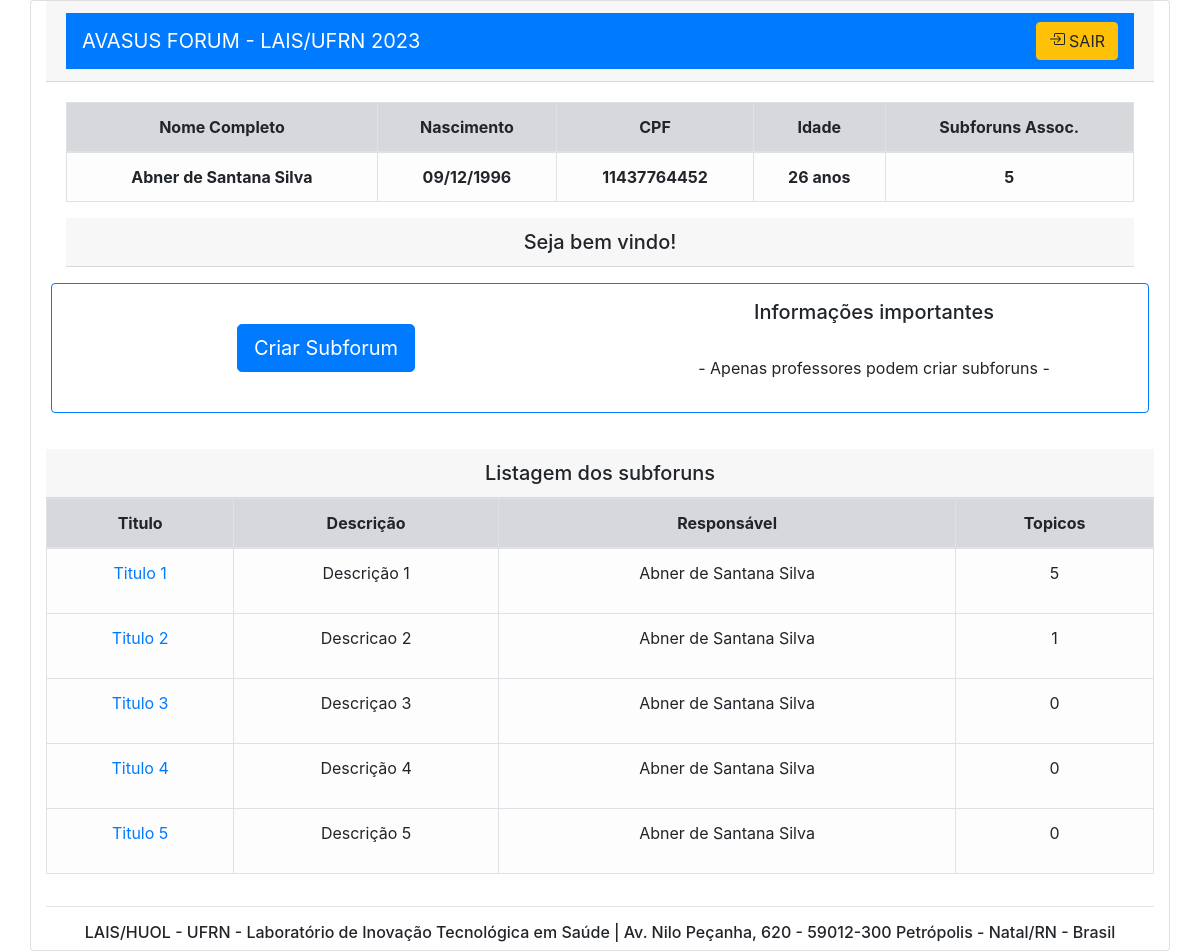
Page /pag-inicial (signed in) on the committed database.
### forum/models.py (models this page shows, shortened)
class CustomUser(AbstractUser):
    username = None
    nome_completo = models.CharField(max_length=60, default=' ')
    nome_social = models.CharField(max_length=50, default=' ')
    cpf = models.CharField(primary_key=True,  max_length=11)
    nasc = models.DateField(default=timezone.now)
    estado = models.CharField(max_length=2, default=' ')
    cidade = models.CharField(max_length=50, default=' ')
    TIPO_USUARIO = (
        ("PROF", "Professor"),
        ("ALU", "Aluno"),
    )
    perfil = models.CharField(choices=TIPO_USUARIO, max_length=4, default='ALU')
    objects = UserManager()
    USERNAME_FIELD = 'cpf'
    REQUIRED_FIELDS = []

class Subforum(models.Model):
    cod_subforum = models.AutoField(primary_key=True)
    autor = models.ForeignKey(CustomUser, on_delete=models.CASCADE)
    nome_autor = models.CharField(max_length=50, default=' ')
    cat_subforum = models.ForeignKey(Categoria, on_delete=models.CASCADE)
    nome_social = models.CharField(max_length=50, default=' ')
    titulo = models.CharField(max_length=120, default=' ')
    descricao = models.CharField(max_length=512, default=' ')
    data_criacao = models.DateTimeField(default=timezone.now)
    ESTADO = (
        ("ATV", "Ativado"),
        ("TRC", "Trancado"),
    )
    estado = models.CharField(choices=ESTADO, max_length=4, default='ATV')

### forum/views.py (the view, shortened to what this page needs)
# urls.py: path('pag-inicial', pag_inicial, name='pag-inicial'),
def pag_inicial(request):
    if request.user.is_authenticated == True:
        cpf = request.user.cpf
        nome = request.user.nome_completo
        nasc = CustomUser.objects.filter(cpf=cpf).values_list('nasc')
        dias_ano = 365.2425
        idade = int((datetime.date.today() - nasc[0][0]).days / dias_ano)
        perfil =  CustomUser.objects.filter(cpf=cpf).values_list('perfil')
        if  perfil[0][0] == 'ALU':
            bloquear = 'disabled'
        else:
            bloquear=''
        _cpf = CustomUser.objects.filter(cpf=cpf)
        subforuns_assoc = len(Subforum.objects.filter(autor=_cpf[0]))
        subforums = list(Subforum.objects.filter(autor_id=_cpf[0]).values_list('titulo','descricao', 'nome_autor','cod_subforum', 'nome_autor'))
        topicos = list((Topico.objects.values('cod_subforum').annotate(dcount=Count('cod_subforum'))))
        listagem_subforums = []
        for titulo, descricao, autor, cod_subforum, nome_autor in subforums:
            for n in topicos:
                if cod_subforum == n['cod_subforum']:
                    listagem_subforums.append((titulo, descricao,autor,cod_subforum,n['dcount']))
            if listagem_subforums[-1][3] != cod_subforum:
                listagem_subforums.append((titulo, descricao,autor,cod_subforum,0))
        context = {
            'cpf' : str(cpf),
            'nome' : str(nome),
            'idade' : str(idade),
            'nasc' : nasc[0][0],
            'bloquear' : bloquear,
            'subforuns_assoc' : subforuns_assoc,
            'listagem_subforums' : listagem_subforums
        }
        return render(request, "pag-inicial.html", context)
    else:
        return redirect('/') # se nao autenticado redireciona pra login

### forum/templates/pag-inicial.html (shortened to what this page needs)
<!DOCTYPE html>
<html lang="pt-br">
  <head>
    <link
    href="//maxcdn.bootstrapcdn.com/bootstrap/4.0.0/css/bootstrap.min.css"
    rel="stylesheet"
    id="bootstrap-css"
  />
  <link rel="stylesheet" href="https://cdn.jsdelivr.net/npm/bootstrap-icons@1.8.1/font/bootstrap-icons.css">
  </head>
  <body>
      <div class="text-center text-lg-start ">
        <form action="" method="POST">
          <div class="card container ">
            <div class="card-header">
              <nav class="navbar navbar-dark bg-primary">
                <a class="navbar-brand" href="#">AVASUS FORUM - LAIS/UFRN 2023 </a>
                <form class="form-inline my-2 my-lg-0">
                  <a href="{% url 'logout' %}" class=" btn btn-warning ">
                    SAIR</a>
                </form>
              </nav>
            </div>
            <div class="card-body ">
              <table class="table table-bordered  table-hover ">
                <thead class="table-light">
                  <tr>
                    <td class="table-secondary"><b>Nome Completo</b></td>
                    <td class="table-secondary"><b>Nascimento</b></td>
                    <td class="table-secondary"><b>CPF</b></td>
                    <td class="table-secondary"><b>Idade</b></td>
                    <td class="table-secondary"><b>Subforuns Assoc.</b></td>
                  </tr>
                </thead>
                <tbody>
                  <tr>
                    <td class="table-light"><b>{{nome}}</b></td>
                    <td class="table-light"><b>{{nasc | date:"d/m/Y"}}</b></td>
                    <td class="table-light"><b>{{cpf}}</b></td>
                    <td class="table-light"><b>{{idade}} anos</b></td>
                    <td class="table-light"><b> {{subforuns_assoc}} </b></td>
                  </tr>
                </tbody>
              </table>
              <div class="card-header h5">
                Seja bem vindo!
              </div>
            <div class="row border border-primary rounded py-3 my-3">
              <div class="col-sm  ">
<br>
<button  type="button" class="btn btn-primary btn-lg" data-toggle="modal" data-target="#exampleModalCenter" {{bloquear}}>
  Criar Subforum
</button>
      </form>
      </div>
                <br>
              <div class="col-sm">
                <p class="h5"> Informações importantes </p><br>
                <p>- Apenas professores podem criar subforuns -</p>
              </div>
          <div class="card-header h5">
            Listagem dos subforuns
          </div>
          <table class="table table-bordered  table-hover">
            <thead class="table-light" >
              <tr>
                <td class="table-secondary" ><b>Titulo </b></td>
                <td class="table-secondary" ><b>Descrição</b></td>
                <td class="table-secondary" ><b>Responsável</b></td>
                <td class="table-secondary" ><b>Topicos</b></td>
              </tr>
            </thead>
            <tbody>
              {% for titulo , descricao, responsavel, cod_subforum, topicos in listagem_subforums %}
              <tr>
              <td  class="table-light" >  <a href={{cod_subforum}}>{{titulo}}</a> </td>
              <td  class="table-light" >
                  <p> {{descricao}}</p>
              </td>
              <td  class="table-light">
                  <p>{{responsavel}}</p>
              </td>
              <td  class="table-light">
                   <p> {{topicos}}</p>
              </td>
              </tr>
              {% endfor %}
            </tbody>
          </table>
            <hr>
            <footer>
              <p class="h6">LAIS/HUOL - UFRN - Laboratório de Inovação Tecnológica em Saúde | Av. Nilo Peçanha, 620 - 59012-300 Petrópolis - Natal/RN - Brasil </p>
              </footer>
  </body>
</html>

### rows in the picture
CustomUser: nome_completo "Abner de Santana Silva", cpf "11437764452"
Subforum: listagem_subforums "Titulo 1", listagem_subforums "Descrição 1"
Subforum: listagem_subforums "Titulo 2", listagem_subforums "Descricao 2"
Subforum: listagem_subforums "Titulo 3", listagem_subforums "Descriçao 3"
Subforum: listagem_subforums "Titulo 4", listagem_subforums "Descrição 4"
Subforum: listagem_subforums "Titulo 5", listagem_subforums "Descrição 5"

### other values in the picture
{{ nasc | date:"d/m/Y" }} "09/12/1996"
{{ idade }} "26"
{{ subforuns_assoc }} "5"
{{ responsavel }} "Abner de Santana Silva" "Abner de Santana Silva" "Abner de Santana Silva" "Abner de Santana Silva" "Abner de Santana Silva"
{{ topicos }} "5" "1" "0" "0" "0"
